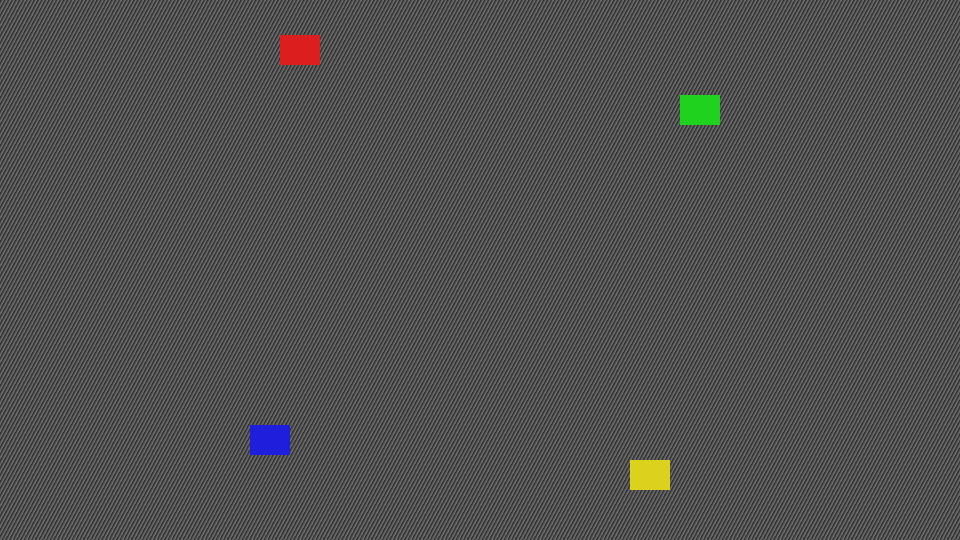
#> input picture member_c/IntegratedBaseline/fullhd_pipeline_20261014/release/fixture/source_1920x1080.png, 1920 x 1080 px, found by its file name (shown at 1/2 size)
$ python prepare.py --output out.png
#> lines starting #> are read from the running program, lines starting #| are printed output that depends on the picture; after the words box and inside, x2 and y2 are one past the last pixel; in counts of white or black regions, pixels touching at a corner belong together
### member_c/IntegratedBaseline/a_black_sync_20261014/upstream/diagnostics/ddr_camera_black_20261014/b_algorithm/python/brect/golden.py
"""Independent float golden model. RGB888; no OpenCV transform functions."""
import numpy as np

CORNERS = ("TL", "TR", "BR", "BL")
DEFAULT_THRESHOLDS = {"black": ((0, 0, 0), (64, 64, 64))}


def integer_bounds(value, shape, name):
    """Configuration uses integer pixel/channel bounds, never rounded floats."""
    try:
        bounds = np.asarray(value)
    except (TypeError, ValueError) as error:
        raise ValueError(f"{name} must contain integer bounds with shape {shape}") from error
    if bounds.shape != shape or not np.issubdtype(bounds.dtype, np.integer):
        raise ValueError(f"{name} must contain integer bounds with shape {shape}")
    return bounds


def marker_rois(width, height, rois=None):
    """Return validated inclusive rectangles in fixed TL,TR,BR,BL order."""
    if rois is None:
        mx, my = width // 2, height // 2
        rois = {"TL": ((0, 0), (mx-1, my-1)),
                "TR": ((mx, 0), (width-1, my-1)),
                "BR": ((mx, my), (width-1, height-1)),
                "BL": ((0, my), (mx-1, height-1))}
    if not isinstance(rois, dict) or set(rois) != set(CORNERS):
        raise ValueError("ROIs must contain exactly TL, TR, BR, BL")
    rectangles = []
    for name in CORNERS:
        bounds = integer_bounds(rois[name], (2, 2), f"ROI {name}")
        lo, hi = bounds
        if np.any(lo < 0) or np.any(lo > hi) or hi[0] >= width or hi[1] >= height:
            raise ValueError(f"ROI {name} must be a nonempty inclusive rectangle inside the source image")
        xmin, ymin = map(int, lo)
        xmax, ymax = map(int, hi)
        for ax, ay, bx, by in rectangles:
            if xmin <= bx and ax <= xmax and ymin <= by and ay <= ymax:
                raise ValueError("Marker ROIs must not overlap, including their boundary pixels")
        rectangles.append((xmin, ymin, xmax, ymax))
    return rectangles


def validate_image(image):
    if not isinstance(image, np.ndarray) or image.dtype != np.uint8 or image.ndim != 3 or image.shape[2] != 3:
        raise ValueError("Expected uint8 RGB image")
    if not 2 <= image.shape[0] <= 4096 or not 2 <= image.shape[1] <= 4096:
        raise ValueError("Source dimensions must be 2..4096")


def validate_points(points, min_cross=16):
    p = np.asarray(points, dtype=np.float64)
    if p.shape != (4, 2) or not np.isfinite(p).all():
        raise ValueError("Four finite TL,TR,BR,BL points required")
    edges = np.roll(p, -1, axis=0) - p
    cross = edges[:, 0] * np.roll(edges, -1, axis=0)[:, 1] - edges[:, 1] * np.roll(edges, -1, axis=0)[:, 0]
    if np.any(cross < min_cross):
        raise ValueError("Corners must form a sufficiently large clockwise convex quadrilateral in image coordinates")
    return p


def detect_markers(image, thresholds=None, min_pixels=16, max_pixels=4096, max_span=128, rois=None):
    """Black RGB threshold + centroid in four disjoint spatial search windows.

    Bounds are inclusive; centroids round to nearest integer, ties up.
    Default windows are quadrants. Black text inside a window also contributes:
    use tight custom windows when other black objects appear in the image.
    """
    validate_image(image)
    th = DEFAULT_THRESHOLDS if thresholds is None else thresholds
    if not isinstance(th, dict) or set(th) != {"black"}:
        raise ValueError('Thresholds must contain exactly "black": [[Rmin,Gmin,Bmin],[Rmax,Gmax,Bmax]]')
    lo, hi = integer_bounds(th["black"], (2, 3), "Black RGB threshold")
    if np.any(lo < 0) or np.any(hi > 255) or np.any(lo > hi):
        raise ValueError("Black thresholds must be inclusive bounds in 0..255")
    for name, value in (("min_pixels", min_pixels), ("max_pixels", max_pixels), ("max_span", max_span)):
        if isinstance(value, bool) or not isinstance(value, (int, np.integer)):
            raise ValueError(f"{name} must be an integer")
    if not 1 <= min_pixels <= max_pixels <= 16777216 or not 0 <= max_span <= 4095:
        raise ValueError("Require 1 <= MIN_PIXELS <= MAX_PIXELS <= 16777216 and 0 <= MAX_SPAN <= 4095")
    height, width = image.shape[:2]
    rectangles = marker_rois(width, height, rois)
    points, stats = [], {}
    good = True
    for name, (xmin, ymin, xmax, ymax) in zip(CORNERS, rectangles):
        region = image[ymin:ymax+1, xmin:xmax+1]
        black = np.all((region >= lo) & (region <= hi), axis=2)
        yy, xx = np.nonzero(black)
        xx, yy = xx + xmin, yy + ymin
        n = len(xx)
        span = (int(np.ptp(xx)), int(np.ptp(yy))) if n else (0, 0)
        stats[name] = {"count": n, "span": span, "roi": [[xmin, ymin], [xmax, ymax]]}
        if not min_pixels <= n <= max_pixels or max(span) > max_span:
            good = False
        if n:
            centroid = ((int(xx.sum()) + n // 2) // n, (int(yy.sum()) + n // 2) // n)
            points.append(centroid)
            stats[name]["centroid"] = centroid
    if not good:
        return None, stats
    try:
        validate_points(points)
    except ValueError:
        return None, stats
    return np.asarray(points, dtype=np.int64), stats


# [54 lines left out: functions homography, map_float, sample_float, rectify_float, not called in this run]

### member_b_lens_pipeline_v2/python/brect/fixed.py
"""Bit-exact integer model of the supplied RTL (not a float quantizer).

Coefficients: signed 40 bits, F=24 (Q16.24, integer width includes sign).
Mapped nonnegative coordinates: unsigned 20 bits, F=8 (UQ12.8).
Signed solver division truncates toward zero; pixels truncate at final step.
"""
import numpy as np
from .golden import validate_points, validate_image

CF, PF = 24, 8
S, T = 1 << CF, 1 << PF
DEN_MIN = S // 16


# [12 lines left out: functions trunc_div, signed_checked, not called in this run]


def solve_fixed(points, out_w, out_h, src_w=4096, src_h=4096):
    """Closed form quad-to-square inverse map, mirrored by homography_solver.v."""
    p = validate_points(points)
    if not np.equal(p, np.floor(p)).all() or not np.all((p >= 0) & (p <= 4095)):
        raise ValueError("RTL corners are integer coordinates 0..4095")
    if not (2 <= out_w <= 4096 and 2 <= out_h <= 4096):
        raise ValueError("Output dimensions must be 2..4096")
    if np.any(p[:, 0] >= src_w) or np.any(p[:, 1] >= src_h):
        raise ValueError("Corner outside source frame")
    (x0,y0),(x1,y1),(x2,y2),(x3,y3) = [[int(v) for v in row] for row in p]
    dx1, dx2, dx3 = x1-x2, x3-x2, x0-x1+x2-x3
    dy1, dy2, dy3 = y1-y2, y3-y2, y0-y1+y2-y3
    det = dx1*dy2-dx2*dy1
    if abs(det) < 16:
        raise ValueError("Degenerate quad")
    g = trunc_div((dx3*dy2-dx2*dy3)*S, det)
    k = trunc_div((dx1*dy3-dx3*dy1)*S, det)
    if abs(g) > 4*S or abs(k) > 4*S:
        raise ValueError("Perspective too extreme for demo envelope")
    h = [trunc_div((x1-x0)*S+g*x1, out_w-1),
         trunc_div((x3-x0)*S+k*x3, out_h-1), x0*S,
         trunc_div((y1-y0)*S+g*y1, out_w-1),
         trunc_div((y3-y0)*S+k*y3, out_h-1), y0*S,
         trunc_div(g, out_w-1), trunc_div(k, out_h-1), S]
    h = [signed_checked(v, 40) for v in h]
    for x,y in [(0,0),(out_w-1,0),(out_w-1,out_h-1),(0,out_h-1)]:
        if h[6]*x+h[7]*y+h[8] <= DEN_MIN:
            raise ValueError("Denominator below safe minimum")
    return h


# [39 lines left out: functions map_fixed, addresses, interpolate, sample_fixed, not called in this run]


def rectify_fixed(image, points, out_w, out_h, method="bilinear"):
    validate_image(image)
    if method not in ("nearest", "bilinear"):
        raise ValueError("method must be nearest or bilinear")
    height,width = image.shape[:2]
    h = solve_fixed(points,out_w,out_h,width,height)
    out = np.zeros((out_h,out_w,3),np.uint8)
    for y in range(out_h):
        for x in range(out_w):
            sx,sy,valid = map_fixed(h,x,y)
            if valid:
                out[y,x] = sample_fixed(image,sx,sy,method)
    return out,h

### member_c/IntegratedBaseline/fullhd_pipeline_20261014/prepare.py
"""Add native full-HD, multi-frame core/engine/scanout benchmarks."""
import argparse,hashlib,json,subprocess,sys,shutil
from pathlib import Path
import numpy as np
from PIL import Image
HERE=Path(__file__).resolve().parent
CAND='diagnostics/ddr_camera_hires_prefetch_20261012/results'
def main():
 p=argparse.ArgumentParser();p.add_argument('--output',type=Path,required=True);a=p.parse_args();out=a.output.resolve()
 subprocess.run([sys.executable,str(HERE.parent/'capture_overlap_20261014/prepare.py'),'--output',str(out)],check=True)
#> (this line was passed over: subprocess is not available in this run)
 for src in (HERE/'overrides').rglob('*'):
  if src.is_file():
   dst=out/src.relative_to(HERE/'overrides');dst.parent.mkdir(parents=True,exist_ok=True);shutil.copyfile(src,dst)
 for src in (out/'fullhd_tests').glob('*.sv'):
  code=src.read_text()
  if 'frame_session_overlap #' in code:code=code.replace('.capture_bank(','.capture_permitted(1\'b1),.capture_bank(')
  src.write_text(code)
 tests=out/'fullhd_tests';cand=out/CAND
 sys.path.insert(0,str(tests/'reference'))
 from brect.fixed import rectify_fixed
 from brect.golden import detect_markers
 image=np.array(Image.open(tests/'source_1920x1080.png'))
#> image is the input picture: shape (1080, 1920, 3); mean R, G, B 79.9, 79.9, 79.5
 gray=(image[:,:,0]==image[:,:,1])&(image[:,:,1]==image[:,:,2])
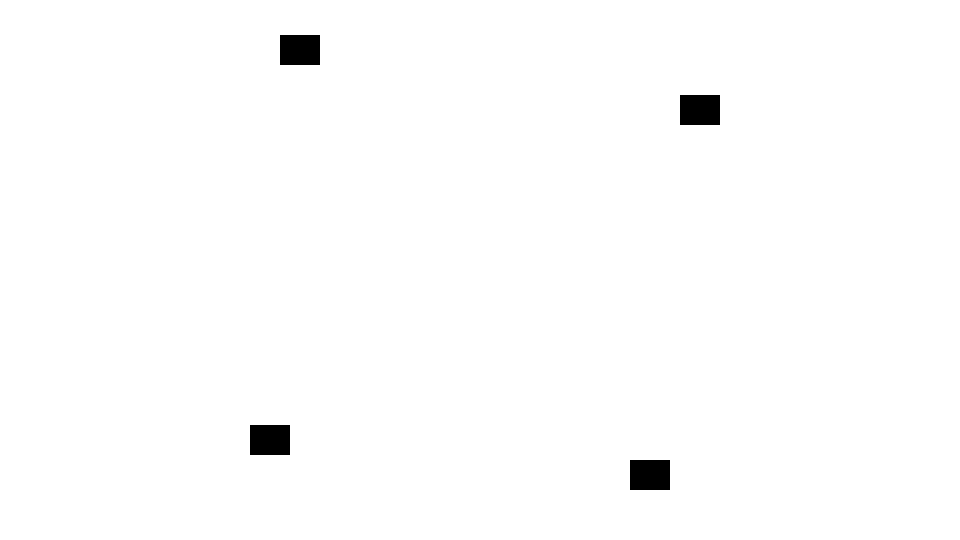
#> gray: shape (1080, 1920) bool (shown at 1/2 size); 99.1% white; 4 black regions, box (x1, y1, x2, y2) and area: (560, 70, 640, 130) 4800, (1360, 190, 1440, 250) 4800, (500, 850, 580, 910) 4800, (1260, 920, 1340, 980) 4800
 image[gray]=image[gray]+16
 points,stats=detect_markers(image,min_pixels=64,max_pixels=16384,max_span=256)
#> the loop in detect_markers, `for name, (xmin, ymin, xmax, ymax) in zip(CORNERS, rectangles):` made 4 passes
#> (n, centroid) on passes 1 to 4: (90950, (478, 271)), (90952, (1440, 270)), (90948, (1441, 808)), (90951, (479, 809))
#> pass 1, in detect_markers, `region = image[ymin:ymax+1, xmin:xmax+1]`:
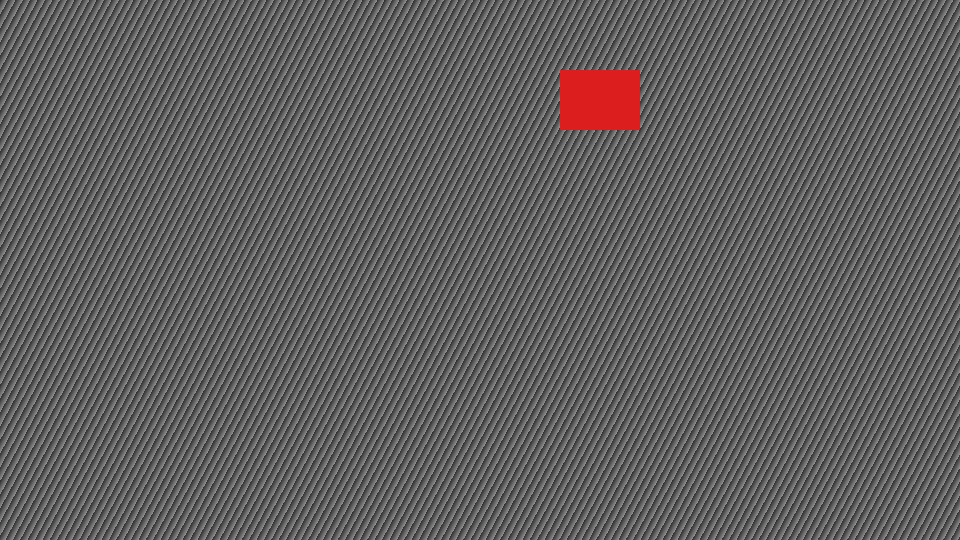
#> region: shape (540, 960, 3); mean R, G, B 96.7, 94.9, 94.9
#> pass 1, in detect_markers, `black = np.all((region >= lo) & (region <= hi), axis=2)`:
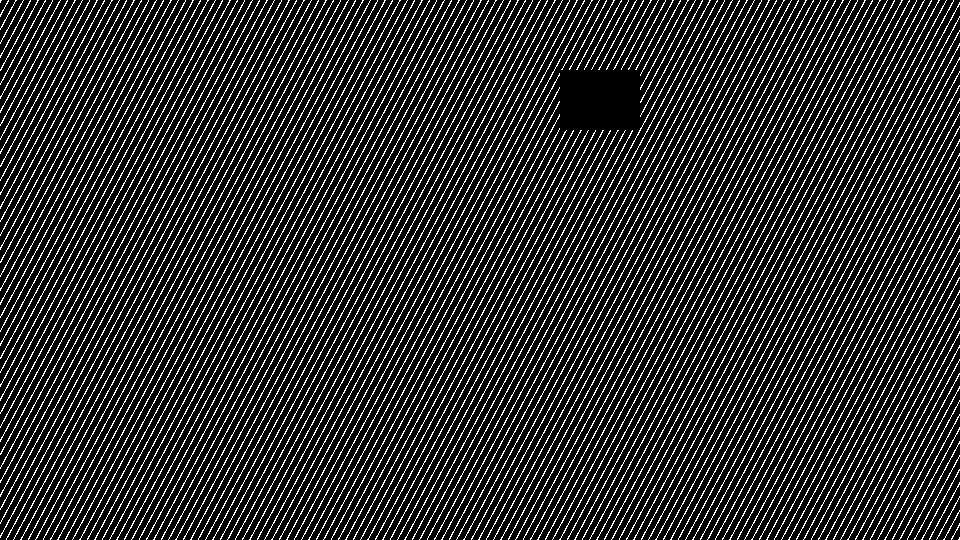
#> black: shape (540, 960) bool; 17.5% white in thin lines or dots
#> pass 2, in detect_markers, `black = np.all((region >= lo) & (region <= hi), axis=2)`:
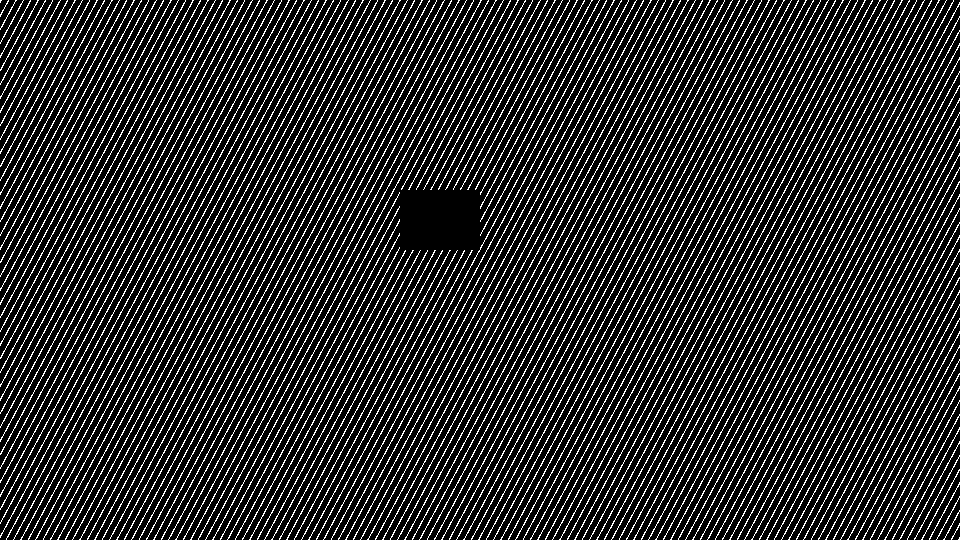
#> black: shape (540, 960) bool; 17.5% white in thin lines or dots
#> after the loop in detect_markers, `for name, (xmin, ymin, xmax, ymax) in zip(CORNERS, rectangles):`:
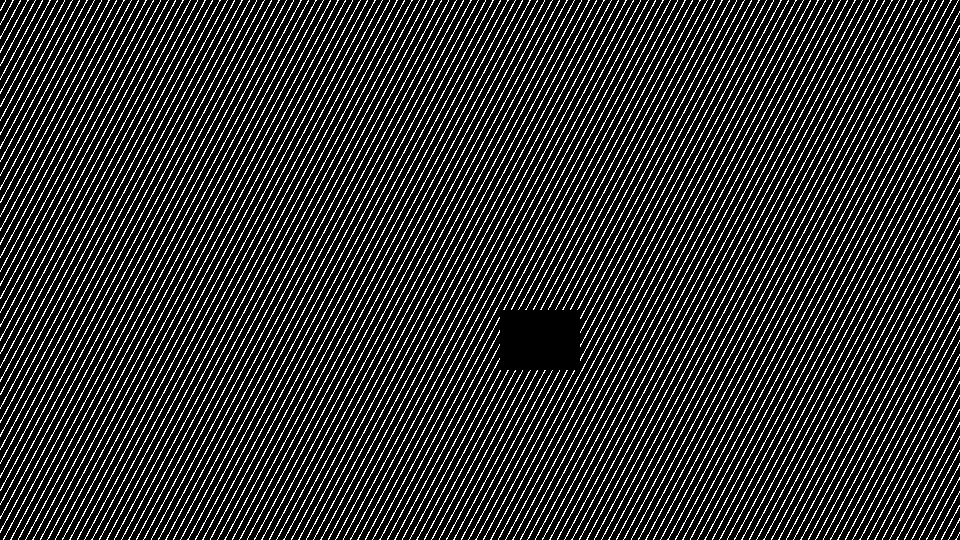
#> black: shape (540, 960) bool; 17.5% white in thin lines or dots
#> after the loop in detect_markers, `for name, (xmin, ymin, xmax, ymax) in zip(CORNERS, rectangles):`: points = [(478, 271), (1440, 270), (1441, 808), (479, 809)]; stats = 4 items
#> stats = 4 items
 expected,coefficients=rectify_fixed(image,points,640,904,method='bilinear')
 for name,pixels in [('source_variant_1920x1080',image),('expected_variant_640x904',expected)]:
  packed=(pixels[:,:,0].astype(np.uint32)<<16)|(pixels[:,:,1].astype(np.uint32)<<8)|pixels[:,:,2]
  np.savetxt(tests/(name+'.hex'),packed.reshape(-1),fmt='%06x');Image.fromarray(pixels).save(tests/(name+'.png'))
 (tests/'pipeline_fixture.json').write_text(json.dumps(dict(points=points.tolist(),stats=stats,coefficients=coefficients,variant='non-marker grayscale +16; alternating captures'),indent=2)+'\n')
 test=tests/'tb_fullhd_pipeline.sv';test.write_text((HERE/'tb_fullhd_pipeline.sv').read_text().replace('@ROOT@',out.as_posix()))
 template=(cand/'tb_scheduler.do').read_text().replace('tb_scheduler','tb_fullhd_pipeline').replace('work_scheduler','work_fullhd_pipeline')
 for mode in [0,1,2]:
  code=template.replace('work_fullhd_pipeline','work_fullhd_pipeline_'+str(mode))
  flags=f'-gOVERLAP={int(mode>0)} -gPREFETCH={int(mode==2)} -gLATE_CAPTURE={95 if mode==2 else 0}'
  code=code.replace('-voptargs=+acc','-voptargs=+acc=rnp+/tb_fullhd_pipeline').replace(' work_fullhd_pipeline_'+str(mode)+'.tb_fullhd_pipeline',f' {flags} work_fullhd_pipeline_{mode}.tb_fullhd_pipeline')
  code=code.replace('tb_fullhd_pipeline.transcript.log',f'tb_fullhd_pipeline_{mode}.transcript.log').replace('tb_fullhd_pipeline.wlf',f'tb_fullhd_pipeline_{mode}.wlf')
  (cand/f'tb_fullhd_pipeline_{mode}.do').write_text(code)
 mpath=out/'reproduction_manifest.json';m=json.loads(mpath.read_text())
 for name in m['files']:m['files'][name]['local_sha256']=hashlib.sha256((out/name).read_bytes()).hexdigest()
 for src in [test,tests/'pipeline_fixture.json',*tests.glob('*variant*'),*cand.glob('tb_fullhd_pipeline_*.do')]:
  m['files'][src.relative_to(out).as_posix()]={'local_sha256':hashlib.sha256(src.read_bytes()).hexdigest()}
 mpath.write_text(json.dumps(m,indent=2)+'\n')
 cases=json.loads((cand/'simulation_cases.json').read_text())
 for mode in [0,1,2]:cases[f'tb_fullhd_pipeline_{mode}']='FULLHD_PIPELINE_PASS'
 for name,marker in [('tb_source_prefetch','SOURCE_PREFETCH_PASS'),('tb_late_capture','LATE_CAPTURE_PASS')]:
  dst=tests/(name+'.sv');shutil.copyfile(HERE/(name+'.sv'),dst)
  script=cand/(name+'.do');script.write_text(template.replace('tb_fullhd_pipeline',name).replace('work_fullhd_pipeline','work_'+name))
  cases[name]=marker
  for src in [dst,script]:m['files'][src.relative_to(out).as_posix()]={'local_sha256':hashlib.sha256(src.read_bytes()).hexdigest()}
 (cand/'simulation_cases.json').write_text(json.dumps(cases,indent=2)+'\n')
 # The case manifest was already bound; refresh its digest after adding cases.
 m['files'][(cand/'simulation_cases.json').relative_to(out).as_posix()]['local_sha256']=hashlib.sha256((cand/'simulation_cases.json').read_bytes()).hexdigest()
 mpath.write_text(json.dumps(m,indent=2)+'\n')
 print('FULLHD_PIPELINE_BENCH_READY frames=3 modes=serial,eager,late_prefetch tests=27 native_engine=1')
#> (the run stopped early here; a loop or call above may not have finished)
